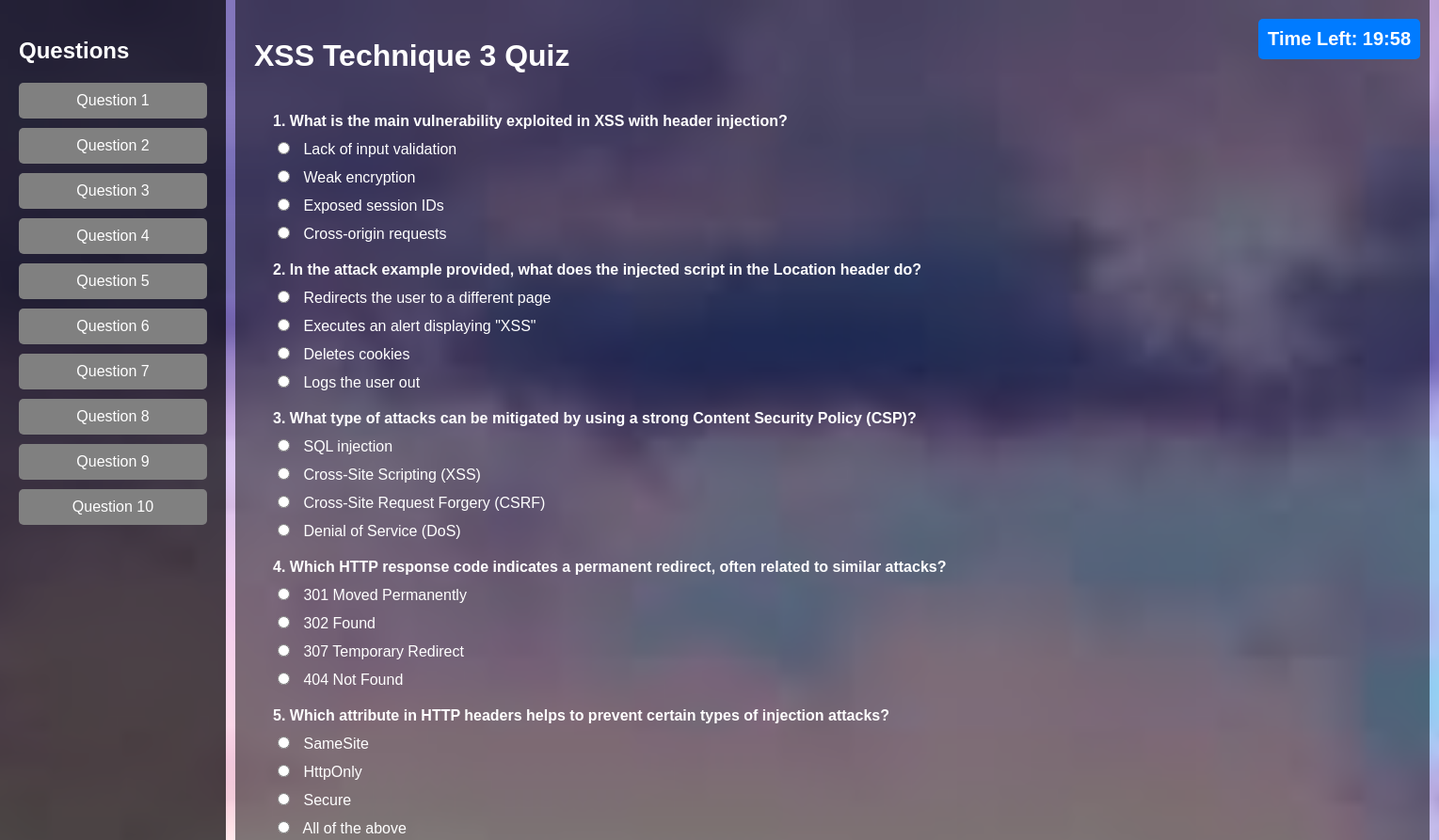
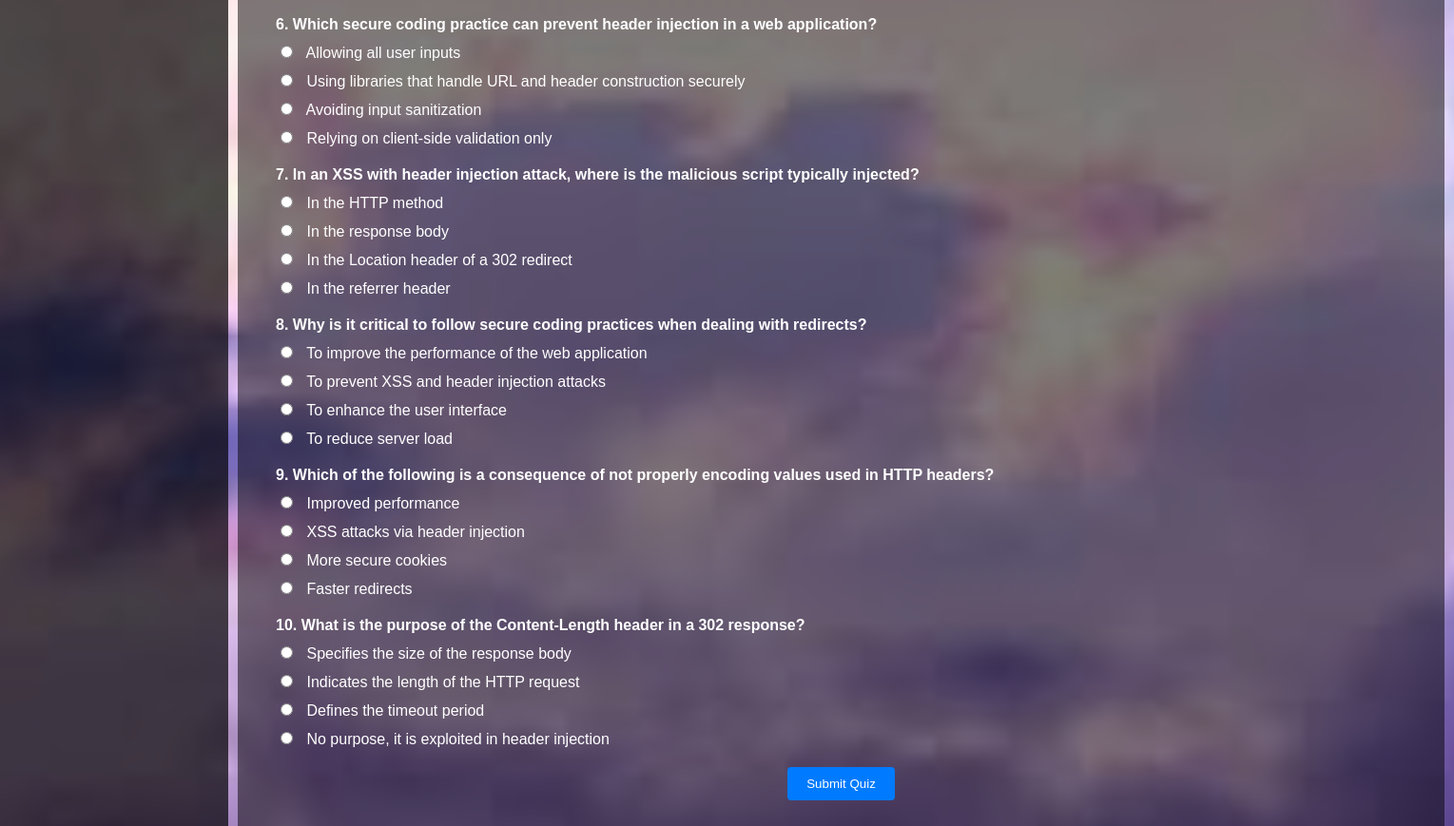
Screenshot of /script3quiz.php (signed in) with the database file from the repository (2 pictures, top to bottom).
### tables this page shows
CREATE TABLE `quiz_questions` (
  `id` int(11) NOT NULL,
  `quiz_id` int(11) NOT NULL,
  `question` text NOT NULL,
  `option1` varchar(255) NOT NULL,
  `option2` varchar(255) NOT NULL,
  `option3` varchar(255) NOT NULL,
  `option4` varchar(255) NOT NULL,
  `correct_option` varchar(11) NOT NULL,
  `created_by` varchar(255) NOT NULL,
  `created_date` timestamp NOT NULL DEFAULT current_timestamp()
);

### script3quiz.php (the view, shortened to what this page needs)
<?php
require_once 'config.php';
require_once 'header.php';
$quizId = 7;
$questions = [];
$sql = "SELECT id, question, option1, option2, option3, option4 FROM quiz_questions WHERE quiz_id = ? ORDER BY RAND() LIMIT 10";
if ($stmt = $conn->prepare($sql)) {
    $stmt->bind_param("i", $quizId);
    $stmt->execute();
    $stmt->bind_result($questionId, $question, $option1, $option2, $option3, $option4);
    while ($stmt->fetch()) {
        $questions[] = [
            'id' => $questionId,
            'text' => $question,
            'options' => [$option1, $option2, $option3, $option4]
        ];
    }
} else {
    echo "Error fetching quiz questions: " . $conn->error;
    exit();
}
?>
<!DOCTYPE html>
<html lang="en">
<head>
</head>
<body>
    <div class="sidebar">
        <h2>Questions</h2>
        <ul>
            <?php for ($i = 1; $i <= 10; $i++): ?>
                <li><a href="#question_<?php echo $i; ?>" data-question-id="<?php echo $i; ?>">Question <?php echo $i; ?></a></li>
            <?php endfor; ?>
        </ul>
    </div>
    <div class="main-content">
        <div class="container">
            <h1>XSS Technique 3 Quiz</h1>
            <div class="timer" id="timer">Time Left: 20:00</div>
            <div class="quiz-content">
                <form id="quizForm" action="submit_quiz1.php" method="POST">
                    <?php foreach ($questions as $index => $question): ?>
                        <div id="question_<?php echo $index + 1; ?>" class="question-container" style="margin-bottom: 20px;">
                            <div class="question-text">
                                <?php echo ($index + 1) . '. ' . htmlspecialchars($question['text']); ?>
                            </div>
                            <div class="options">
                                <?php foreach ($question['options'] as $optionIndex => $option): ?>
                                    <div class="option">
                                        <label>
                                            <input type="radio" name="question_<?php echo $question['id']; ?>" value="<?php echo $optionIndex + 1; ?>">
                                            <?php echo htmlspecialchars($option); ?>
                                        </label>
                                    </div>
                                <?php endforeach; ?>
                            </div>
                        </div>
                    <?php endforeach; ?>
                    <button type="submit" class="submit-btn">Submit Quiz</button>
                </form>
            </div>
        </div>
    </div>
</body>
</html>

### default.css (style rules this page uses)
html, body.default { height: 100%; margin: 0; padding: 0; }

### light.css (style rules this page uses)
html, body.light { height: 100%; margin: 0; padding: 0; }
body.light { font-family: Arial, sans-serif; background-image: url('background3.jpg'); background-size: cover; background-repeat: no-repeat; background-position: center; background-attachment: fixed; color: white; }

### script3quiz.php (style rules this page uses)
body { background-size: cover; background-repeat: no-repeat; background-attachment: fixed; font-family: Arial, sans-serif; margin: 0; padding: 0; color: #fff; display: flex; background-color: rgba(0, 0, 0, 0.5); }
html { scroll-behavior: smooth; }
html, body { height: 100%; }
.container { flex: 1; padding: 20px; margin-left: 250px; background-color: rgba(0, 0, 0, 0.5); width: 1229px; }
.quiz-content { padding: 20px; border-radius: 8px; }
.question-text { font-weight: bold; margin-bottom: 10px; }
.options { margin-top: 10px; }
.option { margin-bottom: 10px; }
.option input { margin-right: 10px; }
.submit-btn { margin-top: 20px; padding: 10px 20px; background-color: #007bff; color: #fff; border: none; border-radius: 4px; cursor: pointer; display: block; margin-left: auto; margin-right: auto; }
.timer { font-size: 20px; font-weight: bold; position: fixed; top: 20px; right: 20px; padding: 10px; background-color: #007bff; color: #fff; border-radius: 5px; z-index: 1000; }
.sidebar { width: 200px; background: rgba(0, 0, 0, 0.7); padding: 20px; position: fixed; top: 0; left: 0; height: 100%; overflow-y: auto; }
.sidebar h2 { font-size: 1.5em; margin-bottom: 20px; }
.sidebar ul { list-style-type: none; padding: 0; }
.sidebar ul li { margin: 10px 0; }
.sidebar ul li a { color: #fff; text-decoration: none; padding: 10px; display: block; background: grey; border-radius: 5px; text-align: center; transition: background 0.3s; }
.question-container { scroll-margin-top: 100px; }

### rows the page displays
quiz_questions: question "What is the main vulnerability exploited in XSS with header injection?", option1 "Lack of input validation", option2 "Weak encryption", option3 "Exposed session IDs", option4 "Cross-origin requests"
quiz_questions: question "In the attack example provided, what does the injected script in the Location header do?", option1 "Redirects the user to a different page", option2 "Executes an alert displaying \"XSS\"", option3 "Deletes cookies", option4 "Logs the user out"
quiz_questions: question "What type of attacks can be mitigated by using a strong Content Security Policy (CSP)?", option1 "SQL injection", option2 "Cross-Site Scripting (XSS)", option3 "Cross-Site Request Forgery (CSRF)", option4 "Denial of Service (DoS)"
quiz_questions: question "Which HTTP response code indicates a permanent redirect, often related to similar attacks?", option1 "301 Moved Permanently", option2 "302 Found", option3 "307 Temporary Redirect", option4 "404 Not Found"
quiz_questions: question "Which attribute in HTTP headers helps to prevent certain types of injection attacks?", option1 "SameSite", option2 "HttpOnly", option3 "Secure", option4 "All of the above"
quiz_questions: question "Which secure coding practice can prevent header injection in a web application?", option1 "Allowing all user inputs", option2 "Using libraries that handle URL and header construction securely", option3 "Avoiding input sanitization", option4 "Relying on client-side validation only"
quiz_questions: question "In an XSS with header injection attack, where is the malicious script typically injected?", option1 "In the HTTP method", option2 "In the response body", option3 "In the Location header of a 302 redirect", option4 "In the referrer header"
quiz_questions: question "Why is it critical to follow secure coding practices when dealing with redirects?", option1 "To improve the performance of the web application", option2 "To prevent XSS and header injection attacks", option3 "To enhance the user interface", option4 "To reduce server load"
quiz_questions: question "Which of the following is a consequence of not properly encoding values used in HTTP headers?", option1 "Improved performance", option2 "XSS attacks via header injection", option3 "More secure cookies", option4 "Faster redirects"
quiz_questions: question "What is the purpose of the Content-Length header in a 302 response?", option1 "Specifies the size of the response body", option2 "Indicates the length of the HTTP request", option3 "Defines the timeout period", option4 "No purpose, it is exploited in header injection"
